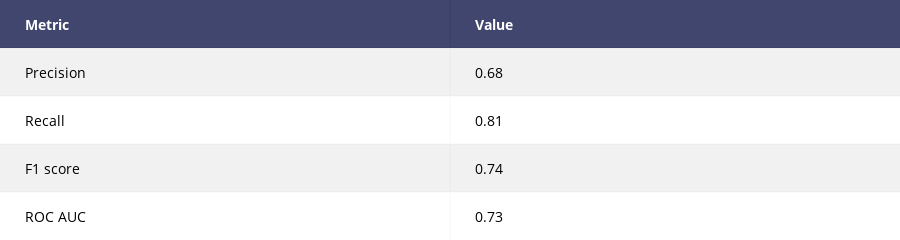

Notebook code cell kept with this figure:
### Code cell
table = table_classification_report(y_true=y_test, y_pred=y_pred)

py.iplot(table, filename='fatigue/clf_report')

### Figure 1 — Plotly figure (JSON) as saved in the notebook; plotly's stock layout.template omitted (floating-point values rounded to 4 significant figures)
{"data": [{"colorscale": [[0, "#00083e"], [0.5, "#ededee"], [1, "#ffffff"]], "hoverinfo": "none", "opacity": 0.75, "showscale": false, "type": "heatmap", "z": [[0, 0], [0.5, 0.5], [1, 1], [0.5, 0.5], [1, 1]]}], "layout": {"annotations": [{"align": "left", "font": {"color": "#ffffff"}, "showarrow": false, "text": "<b>Metric</b>", "x": -0.45, "xanchor": "left", "xref": "x1", "y": 0, "yref": "y1"}, {"align": "left", "font": {"color": "#ffffff"}, "showarrow": false, "text": "<b>Value</b>", "x": 0.55, "xanchor": "left", "xref": "x1", "y": 0, "yref": "y1"}, {"align": "left", "font": {"color": "#000000"}, "showarrow": false, "text": "Precision", "x": -0.45, "xanchor": "left", "xref": "x1", "y": 1, "yref": "y1"}, {"align": "left", "font": {"color": "#000000"}, "showarrow": false, "text": "0.68", "x": 0.55, "xanchor": "left", "xref": "x1", "y": 1, "yref": "y1"}, {"align": "left", "font": {"color": "#000000"}, "showarrow": false, "text": "Recall", "x": -0.45, "xanchor": "left", "xref": "x1", "y": 2, "yref": "y1"}, {"align": "left", "font": {"color": "#000000"}, "showarrow": false, "text": "0.81", "x": 0.55, "xanchor": "left", "xref": "x1", "y": 2, "yref": "y1"}, {"align": "left", "font": {"color": "#000000"}, "showarrow": false, "text": "F1 score", "x": -0.45, "xanchor": "left", "xref": "x1", "y": 3, "yref": "y1"}, {"align": "left", "font": {"color": "#000000"}, "showarrow": false, "text": "0.74", "x": 0.55, "xanchor": "left", "xref": "x1", "y": 3, "yref": "y1"}, {"align": "left", "font": {"color": "#000000"}, "showarrow": false, "text": "ROC AUC", "x": -0.45, "xanchor": "left", "xref": "x1", "y": 4, "yref": "y1"}, {"align": "left", "font": {"color": "#000000"}, "showarrow": false, "text": "0.73", "x": 0.55, "xanchor": "left", "xref": "x1", "y": 4, "yref": "y1"}], "font": {"size": 14}, "height": 200, "margin": {"b": 0, "l": 0, "r": 0, "t": 0}, "xaxis": {"dtick": 1, "gridwidth": 2, "showticklabels": false, "tick0": -0.5, "ticks": "", "zeroline": false}, "yaxis": {"autorange": "reversed", "dtick": 1, "gridwidth": 2, "showticklabels": false, "tick0": 0.5, "ticks": "", "zeroline": false}}}
